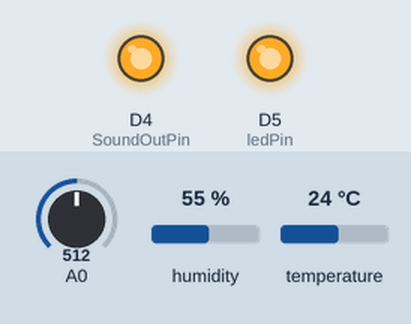
The sketch below on a simulated ESP8266 (NodeMCU). Shown: output pins drawn as LEDs (lit = HIGH). The inputs (shaded band) are chosen by the test bench; at power-on: A0 = 512, humidity 55 %, temperature 24 °C. WiFi joins after 1.5 s; servers stay silent unless stated; uploads are accepted with an empty reply; what the sketch prints to the serial monitor is not drawn.

Above: at 0.1 s.
At 0.8 s:
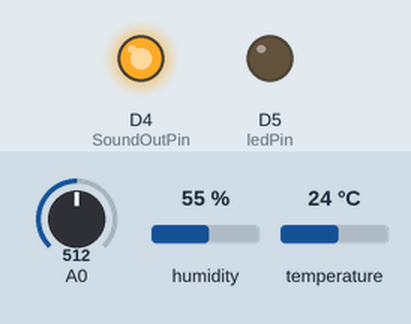
At 1.6 s:
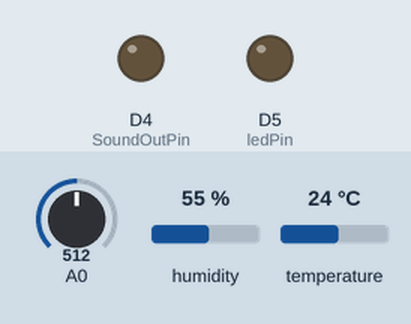
Timing chart, 0 to 3.5 s (numbered marks = the images above):
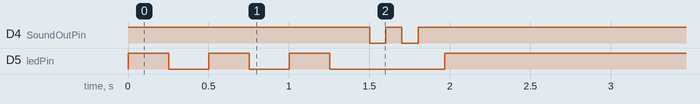

The sketch:

WiFi8266BConnectingOnly_20181123.ino
```cpp
#include <ESP8266WiFi.h>
#include <DHT.h>
const char* ssid     = "NotWifi";
const char* password = "0970747125";
const char* host = "192.168.43.126";
const char* userID = "1";

#define ledPin D5
#define SoundOutPin D4
#define DHTPIN D7
#define DHTTYPE DHT22

DHT dht(DHTPIN, DHTTYPE);

//--------------------------------------
void setup()
{
  pinMode (ledPin, OUTPUT);
  pinMode (SoundOutPin, OUTPUT);
  Serial.begin(9600);
  digitalWrite (SoundOutPin, HIGH);
  Serial.begin(9600);
  Serial.println("DHTxx test!");

  dht.begin();
  wifiConnect();
}
void loop()
{

  // read the input on analog pin 0:
  int vibrationValue = analogRead(A0);

  // print out the value you read:
  Serial.println("====vibrationValue====");
  Serial.println(vibrationValue);
   if (vibrationValue >= 100){
    digitalWrite (SoundOutPin, LOW);
//    delay(100);
    digitalWrite (SoundOutPin, HIGH);
//    delay(100);
   }

  // Reading temperature or humidity takes about 250 milliseconds!
  // Sensor readings may also be up to 2 seconds 'old' (its a very slow sensor)
  float h = dht.readHumidity();
  // Read temperature as Celsius (the default)
  float t = dht.readTemperature();
  // Read temperature as Fahrenheit (isFahrenheit = true)
  float f = dht.readTemperature(true);

  // Check if any reads failed and exit early (to try again).
  if (isnan(h) || isnan(t) || isnan(f)) {
    Serial.println("Failed to read from DHT sensor!");
    return;
  }

  // Compute heat index in Fahrenheit (the default)
  float hif = dht.computeHeatIndex(f, h);
  // Compute heat index in Celsius (isFahreheit = false)
  float hic = dht.computeHeatIndex(t, h, false);

  Serial.print("Humidity: ");
  Serial.print(h);
  Serial.print(" %\t");
  Serial.print("Temperature: ");
  Serial.print(t);
  Serial.print(" *C ");
  Serial.print(f);
  Serial.print(" *F\t");
  Serial.print("Heat index: ");
  Serial.print(hic);
  Serial.print(" *C ");
  Serial.print(hif);
  Serial.println(" *F");

  // Send Data to Database
  sendURL(h,t,vibrationValue);

  // Wait a few seconds between measurements. The DHT22 should not be read at a higher frequency of
  // about once every 2 seconds. So we add a 3 second delay to cover this.
  delay(3000);

}
void wifiConnect()
{
//--------- WiFi----------------------------
    Serial.println();
    Serial.print("Connecting to ");
    Serial.println(ssid);
    WiFi.mode(WIFI_STA);
    WiFi.begin(ssid, password);

    while (WiFi.status() != WL_CONNECTED) {
        digitalWrite (ledPin, HIGH);
        delay(250);
        digitalWrite (ledPin, LOW);
        delay(250);
        Serial.print(".");

    }

    digitalWrite (SoundOutPin, LOW);
    delay(100);
    digitalWrite (SoundOutPin, HIGH);
    delay(100);
    digitalWrite (SoundOutPin, LOW);
    delay(100);
    digitalWrite (SoundOutPin, HIGH);
    delay(100);
    Serial.println("");
    Serial.println("WiFi connected");
    Serial.println("================================");
    Serial.print("SSID: ");
    Serial.println(ssid);
    Serial.print("IP address: ");
    Serial.println(WiFi.localIP());
    Serial.println("================================");
    digitalWrite (ledPin, HIGH);
    delay(2000);
//------------------------------------------
}

void sendURL(float h, float t, int v)
{
    Serial.print("connecting to ");
    Serial.println(host);
        WiFiClient client;
    const int httpPort = 80;
    if (!client.connect(host, httpPort)) {
        Serial.println("connection failed");
        return;
    }
    String url = "/sa/node_data_update.php?userID=";
    url += userID;
    url += "&humidity=";
    url += h;
    url += "&temperature=";
    url += t;
    url += "&vibration=";
    url += v;
    Serial.print("Requesting URL: ");
    Serial.println(url);
    client.print(String("GET ") + url + " HTTP/1.1\r\n" +
                 "Host: " + host + "\r\n" +
                 "Connection: close\r\n\r\n");
    unsigned long timeout = millis();
    while (client.available() == 0) {
        if (millis() - timeout > 5000) {
            Serial.println(">>> Client Timeout !");
            client.stop();
            return;
        }
    }
}
```
